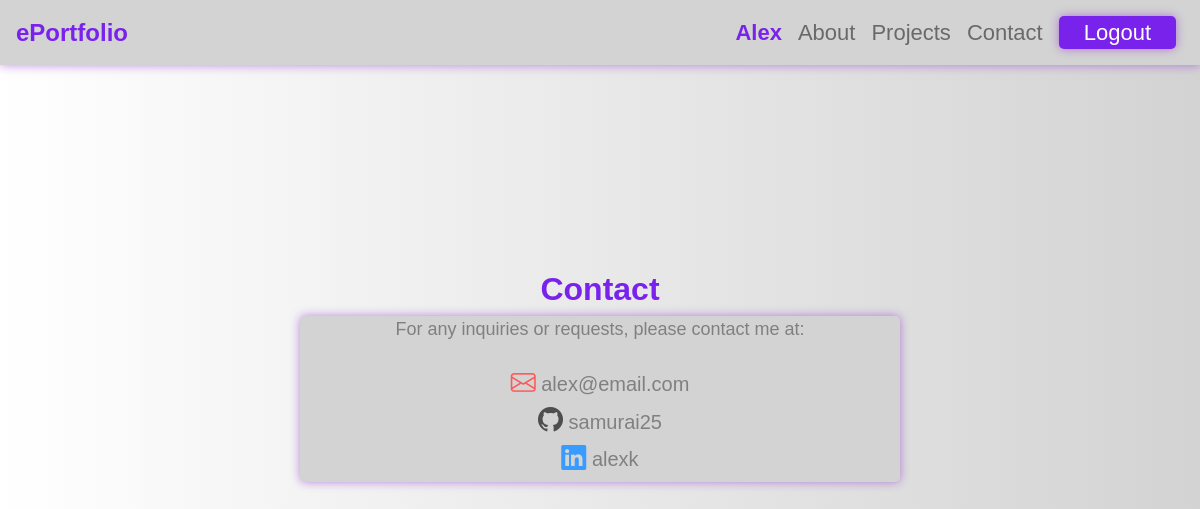
The page /contact/Alex/ (signed in) on the database its author committed.
### capstone/models.py (models this page shows, shortened)
class User(AbstractUser):
    last_login = models.DateTimeField(null=True, blank=True)

class Profile(models.Model):
    ROLE_CHOICES = (
        ('frontend', 'Frontend Developer'),
        ('backend', 'Backend Developer'),
        ('fullstack', 'Fullstack Developer'),
        ('devops', 'DevOps Engineer'),
        ('qa', 'QA Engineer'),
    )
    user = models.OneToOneField(User, on_delete=models.CASCADE)
    first_name = models.CharField(max_length=100, default="", blank=True)
    last_name = models.CharField(max_length=100, default="", blank=True)
    role = models.CharField(max_length=20, choices=ROLE_CHOICES, default="frontend")
    bio = models.TextField(blank=True)
    frontend = models.CharField(max_length=200, default="", blank=True)
    backend = models.CharField(max_length=200, default="", blank=True)
    database = models.CharField(max_length=200, default="", blank=True)
    phone_number = models.CharField(max_length=15, default="", blank=True)
    github = models.CharField(max_length=100, default="", blank=True)
    linkedin = models.CharField(max_length=200, default="", blank=True)
    country = models.CharField(max_length=200, default="", blank=True)
    profile_picture = models.ImageField(upload_to="images/",
                                        blank=True, null=True,
                                        verbose_name="image")

### capstone/views.py (the view)
# urls.py: path("contact/<str:username>/", views.contact, name="contact"),
def contact(request, username):
    try:
        user = User.objects.get(username=username)
        profile = Profile.objects.get(user=user)
    except:
        profile = None
    return render(request, 'capstone/contact.html', {'profile': profile})

### capstone/templates/capstone/contact.html
{% extends "base.html" %}
{% load static %}
{% block content %}
    <div class="header">
        <h2>Contact</h2>
    </div>
    <div class="contact_container">
        <p>For any inquiries or requests, please contact me at:</p>
        <div>
            <ul>
                <li><i class="bi bi-envelope" id="email"></i> {{ user.email }}</li>
                {% if profile.github %}
                    <li><i class="bi bi-github" id="github"></i> {{profile.github}}</li>
                {% endif %}
                {% if profile.linkedin %}
                    <li><i class="bi bi-linkedin" id="linkedin"></i> {{profile.linkedin}}</li>
                {% endif %}
            </ul>
        </div>
    </div>
{% endblock %}

### capstone/templates/base.html (shortened to what this page needs)
{% load static %}
<!DOCTYPE html>
<html lang="en">
    <head>
        <link rel="stylesheet" href="https://cdn.jsdelivr.net/npm/bootstrap-icons@1.11.3/font/bootstrap-icons.min.css">
        <link rel="stylesheet" href="https://stackpath.bootstrapcdn.com/bootstrap/4.4.1/css/bootstrap.min.css">
        <link rel="stylesheet" type="text/css" href="{% static 'capstone/styles.css' %}">
    </head>
    <body>
        <nav class="navbar navbar-expand-lg navbar-light bg-light">
            <a class="navbar-brand" href="{% url 'index' %}">ePortfolio</a>
            <div>
              <ul class="navbar-nav mr-auto">
                {% if user.is_authenticated %}
                    <li class="nav-item">
                        <a class="nav-link" href="{% url 'capstone:profile' %}">
                            <span style="font-weight: bold;">{{user.username}}</span>
                        </a>
                    </li>
                    <li class="nav-item">
                        <a class="nav-link" id="about" href="{% url 'capstone:about' user.username %}">About</a>
                    </li>
                    <li class="nav-item">
                    <a class="nav-link" id="projects" href="{% url 'capstone:projects' user.username %}">Projects</a>
                    </li>
                    <li class="nav-item">
                        <a class="nav-link" id="contact" href="{% url 'capstone:contact' user.username %}">Contact</a>
                    </li>
                    <li class="nav-item">
                        <form class="nav-link" action="{% url 'logout' %}" method="post">
                            <button type="submit" id="logout" class="logout">Logout</button>
                        </form>
                    </li>
                {% endif %}
              </ul>
            </div>
          </nav>
        {% block content %}{% endblock %}
    </body>
</html>

### capstone/static/capstone/styles.css (style rules this page uses)
* { box-sizing: border-box; margin: 0; padding: 0; }
:root { --primary-color: rgb(121, 34, 236); --secondary-color: rgb(96, 0, 222); --light-color: lightgray; --dark-color: gray; --box-shadow: 0 0 10px rgba(133, 23, 212, 0.5); }
html { height: 100%; }
body { font-family: Arial, sans-serif; text-align: center; color: var(--primary-color); background: linear-gradient(to left, var(--light-color), rgba(255, 255, 255, 0.5)); padding: 20px 0; }
.navbar-brand { color: var(--primary-color) !important; font-weight: bold; font-size: 24px; }
.navbar { position: fixed; top: 0; box-shadow: var(--box-shadow); width: 100%; height: 75px; font-size: 18px; background-color: var(--light-color) !important; display: flex; justify-content: space-between; z-index: 2; }
.navbar button { background-color: var(--light-color); border: none; cursor: pointer; color: var(--dark-color); outline: none; }
.navbar-nav span { color: var(--primary-color); font-weight: bold; }
.nav-link { font-size: 22px; }
.header { margin-top: 250px; }
.header h2 { font-weight: bold; }
#logout { padding: 0 25px; border-radius: 5px; border: none; background-color: var(--primary-color); color: white; outline: none; box-shadow: var(--box-shadow); }
a { text-decoration: none !important; color: rgb(255, 153, 37); font-size: 18px; }
.contact_container { display: flex; justify-content: space-around; flex-direction: column; align-items: left; width: 600px; height: auto; margin: auto; background-color: var(--light-color); border-radius: 5px; font-size: 18px; color: var(--dark-color);; box-shadow: var(--box-shadow); }
.contact_container ul { list-style-type: none; margin: 5px; font-size: 20px; text-align: center; }
i { font-size: 25px; }
#email { color: rgb(255, 88, 88); }
#github { color: rgb(78, 78, 78); }
#linkedin { color: rgb(55, 155, 255); }
@media only screen and (min-width: 640px) { .navbar { height: auto; } }

### rows shown on the page
User: username "Alex", email "alex@email.com"
Profile: github "samurai25", linkedin "alexk"
